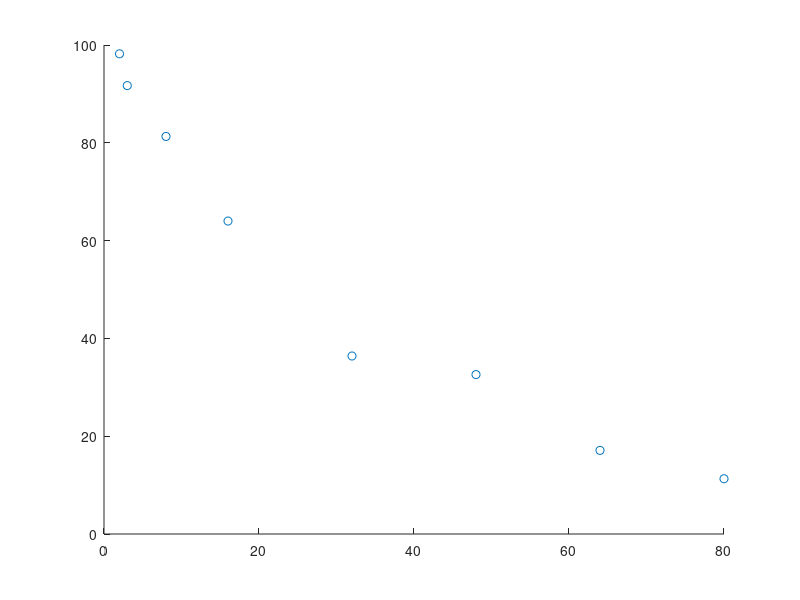

The MATLAB script that drew this image: (Note: this script raises an error after producing the figure.)
% Data Analysis 2020
% Chapter 5 Excerise 6
% Non linear regression
% Nick Kaparinos
close all;
clc;
clear;

data = [1 2 98.2;2 3 91.7;3 8 81.3;4 16 64.0; 5 32 36.4;6 48 32.6;7 64 17.1;8 80 11.3];

X = data(:,2);
Y = data(:,3);

% A
% Data Scatterplot
figure(100)
scatter(X,Y)

% Functions
% 1 Power
power = @(b,x)( b(1)*x.^(b(2)) );
% 2 Logarithmic
logarithmic = @(b,x)( b(1)+b(2)*log(x));
% 3 Inverse
inverse = @(b,x)( b(1) + b(2)./x);
% 4 Exponential
exponential = @(b,x)( b(1)*exp(b(2)*x) );

functions = {power ; logarithmic; inverse; exponential};
functionNames = ["Power" ; "Logarithmic"; "Inverse"; "exponential"];
mse = zeros(length(functions),1);

for i = 1:length(functions)
    % Calculate non linear regression model
    beta0 = [10 ; -0.1];
    model = fitnlm(X,Y,functions{i},beta0);
    mse(i) = model.MSE;
    
    beta = table2array(model.Coefficients);
    beta = beta(:,1);
    pred = functions{i}(beta,X);
    
    % Plot data and regression
    figure(i)
    scatter(X,Y)
    hold on;
    plot(X,pred)
    title(strcat(functionNames(i)," regression"));
    
    % B
    x0 = 25;
    prediction = functions{i}(beta,x0);
    hold on;
    plot(x0,prediction,'x','MarkerEdgeColor','k','MarkerSize',5);

    
    % Diagnostic plot of standardised error
    ei_standard = (Y - pred)/sqrt(mse(i));
    figure(i*10)
    scatter(Y,ei_standard);
    hold on;
    plot(Y,repmat(2,1,length(Y)));
    hold on;
    plot(Y,repmat(0,1,length(Y)));
    hold on;
    plot(Y,repmat(-2,1,length(Y)));
    title(strcat(functionNames(i)," regression standardised error"));
    
end
